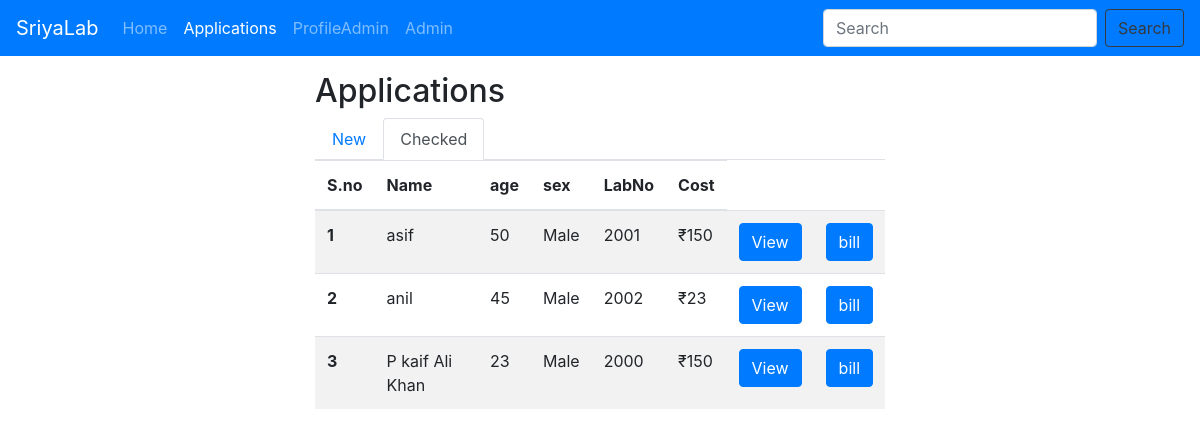
The app's page /applications/checked with its own data.
### lab/models.py (models this page shows, shortened)
class Application(models.Model):
    sno = models.AutoField(primary_key=True)
    lab_no = models.IntegerField()
    name = models.CharField(max_length=80)
    age = models.IntegerField(default = 0)
    sex = models.CharField(max_length=10)
    recieved_on = models.DateField(auto_now=True)
    ref_by = models.CharField(max_length=50,default = "Dr.Self")
    cost = models.IntegerField(default=0)
    checked = models.BooleanField(default = False)

### lab/views.py (the view)
# urls.py: path("applications/<slug>",views.application,name="application"),
def application(request,slug):
    params = {
        'new':"",
        'checked':"",
    }
    if slug == "checked":
        params['checked'] = 'active'
        applications = Application.objects.filter(checked = True).order_by('-recieved_on')[:20]
        params['applications'] = applications
    else:
        params['new'] = 'active'
        applications = Application.objects.filter(checked = False)
        params['applications'] = applications
    return render(request,'lab/application.html',params)

### templates/lab/application.html (shortened to what this page needs)
{% extends 'base.html' %}
{% block applicationactive %}active
{% endblock applicationactive %}
{% block body %}
<div class="container my-3 w-50">
    <h2>Applications</h2>
    <ul class="nav nav-tabs">
        <li class="nav-item">
            <a class="nav-link {{new}}" href="/applications/new">New</a>
        </li>
        <li class="nav-item">
            <a class="nav-link {{checked}}" href="/applications/checked">Checked</a>
        </li>
    </ul>
    <table class="table table-striped ">
        <thead>
          <tr>
            <th scope="col">S.no</th>
            <th scope="col">Name</th>
            <th scope="col">age</th>
            <th scope="col">sex</th>
            <th scope="col">LabNo</th>
            <th scope="col">Cost</th>
          </tr>
        </thead>
        <tbody>
         {% for application in applications %}
          <tr>
            <th scope="row">{{forloop.counter}}</th>
            <td>{{application.name}}</td>
            <td>{{application.age}}</td>
            <td>{{application.sex}}</td>
            <td>{{application.lab_no}}</td>
            <td>&#8377;{{application.cost}}</td>
            {% if not application.checked %}
              <td><a class="btn btn-primary" href="/check/{{application.lab_no}}">Check</a></td>
            {% else %}
              <td><a class="btn btn-primary" href="/viewPage/{{application.lab_no}}">View</a></td>
              <td><a class="btn btn-primary" href="/billing/{{application.lab_no}}">bill</a></td>
            {% endif %}
          </tr>
          {% endfor %}
        </tbody>
      </table>
</div>
{% endblock body %}

### records on screen
Application: name "asif", age "50", sex "Male", lab_no "2001", cost "150"
Application: name "anil", age "45", sex "Male", lab_no "2002", cost "23"
Application: name "P kaif Ali Khan", age "23", sex "Male", lab_no "2000", cost "150"
